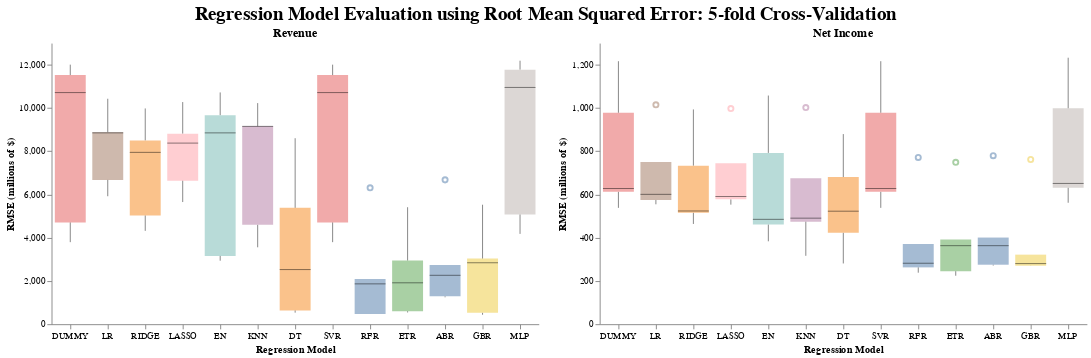

Write notebook code for a chart like this one.
### Code cell
full_chart3 = (rev_chart3 | ear_chart3 ).properties(
    title=alt.TitleParams('Regression Model Evaluation using Root Mean Squared Error: 5-fold Cross-Validation', fontSize = 20, anchor='middle'))
full_chart3.configure_view(stroke=None)

### Figure 1 — Vega-Lite specification as saved in the notebook (floating-point values rounded to 4 significant figures)
{"config": {"view": {"continuousWidth": 300, "continuousHeight": 300, "stroke": null}}, "hconcat": [{"data": {"name": "data-56d5e8bb58308f069b0d3b545d344dff"}, "mark": {"type": "boxplot", "median": {"color": "black", "strokeWidth": 3}, "opacity": 0.5, "size": 33}, "encoding": {"color": {"field": "model", "legend": null, "type": "nominal"}, "x": {"axis": {"grid": false, "labelAngle": 0}, "field": "model", "sort": ["DUMMY", "LR", "RIDGE", "LASSO", "EN", "KNN", "DT", "SVR", "RFR", "ETR", "ABR", "GBR", "MLP"], "title": "Regression Model", "type": "nominal"}, "y": {"axis": {"grid": false}, "field": "rmse", "title": "RMSE (millions of $)", "type": "quantitative"}}, "height": 300, "title": "Revenue", "width": 520}, {"data": {"name": "data-37b5cb9fa9ac54db452c58520bbfbebf"}, "mark": {"type": "boxplot", "median": {"color": "black", "strokeWidth": 3}, "opacity": 0.5, "size": 33}, "encoding": {"color": {"field": "model", "legend": null, "type": "nominal"}, "x": {"axis": {"grid": false, "labelAngle": 0}, "field": "model", "sort": ["DUMMY", "LR", "RIDGE", "LASSO", "EN", "KNN", "DT", "SVR", "RFR", "ETR", "ABR", "GBR", "MLP"], "title": "Regression Model", "type": "nominal"}, "y": {"axis": {"grid": false}, "field": "rmse", "title": "RMSE (millions of $)", "type": "quantitative"}}, "height": 300, "title": "Net Income", "width": 520}], "title": {"text": "Regression Model Evaluation using Root Mean Squared Error: 5-fold Cross-Validation", "anchor": "middle", "fontSize": 20}, "$schema": "https://vega.github.io/schema/vega-lite/v5.20.1.json", "datasets": {"data-56d5e8bb58308f069b0d3b545d344dff": [{"model": "DUMMY", "rmse": 4708.0}, {"model": "DUMMY", "rmse": 12000.0}, {"model": "DUMMY", "rmse": 10710.0}, {"model": "DUMMY", "rmse": 11520.0}, {"model": "DUMMY", "rmse": 3794.0}, {"model": "LR", "rmse": 6674.0}, {"model": "LR", "rmse": 10430.0}, {"model": "LR", "rmse": 8880.0}, {"model": "LR", "rmse": 8849.0}, {"model": "LR", "rmse": 5918.0}, {"model": "RIDGE", "rmse": 5028.0}, {"model": "RIDGE", "rmse": 9978.0}, {"model": "RIDGE", "rmse": 7948.0}, {"model": "RIDGE", "rmse": 8501.0}, {"model": "RIDGE", "rmse": 4317.0}, {"model": "LASSO", "rmse": 6640.0}, {"model": "LASSO", "rmse": 10270.0}, {"model": "LASSO", "rmse": 8376.0}, {"model": "LASSO", "rmse": 8814.0}, {"model": "LASSO", "rmse": 5650.0}, {"model": "EN", "rmse": 3159.0}, {"model": "EN", "rmse": 10720.0}, {"model": "EN", "rmse": 8848.0}, {"model": "EN", "rmse": 9667.0}, {"model": "EN", "rmse": 2936.0}, {"model": "KNN", "rmse": 3556.0}, {"model": "KNN", "rmse": 10230.0}, {"model": "KNN", "rmse": 9150.0}, {"model": "KNN", "rmse": 9155.0}, {"model": "KNN", "rmse": 4597.0}, {"model": "DT", "rmse": 637.8}, {"model": "DT", "rmse": 5381.0}, {"model": "DT", "rmse": 8601.0}, {"model": "DT", "rmse": 2525.0}, {"model": "DT", "rmse": 533.7}, {"model": "SVR", "rmse": 4708.0}, {"model": "SVR", "rmse": 12000.0}, {"model": "SVR", "rmse": 10710.0}, {"model": "SVR", "rmse": 11520.0}, {"model": "SVR", "rmse": 3794.0}, {"model": "RFR", "rmse": 475.1}, {"model": "RFR", "rmse": 6309.0}, {"model": "RFR", "rmse": 2085.0}, {"model": "RFR", "rmse": 1865.0}, {"model": "RFR", "rmse": 474.5}, {"model": "ETR", "rmse": 600.6}, {"model": "ETR", "rmse": 5410.0}, {"model": "ETR", "rmse": 2945.0}, {"model": "ETR", "rmse": 1914.0}, {"model": "ETR", "rmse": 542.3}, {"model": "ABR", "rmse": 1244.0}, {"model": "ABR", "rmse": 6675.0}, {"model": "ABR", "rmse": 2263.0}, {"model": "ABR", "rmse": 2739.0}, {"model": "ABR", "rmse": 1289.0}, {"model": "GBR", "rmse": 436.6}, {"model": "GBR", "rmse": 5526.0}, {"model": "GBR", "rmse": 3034.0}, {"model": "GBR", "rmse": 2841.0}, {"model": "GBR", "rmse": 527.0}, {"model": "MLP", "rmse": 5076.0}, {"model": "MLP", "rmse": 12190.0}, {"model": "MLP", "rmse": 10950.0}, {"model": "MLP", "rmse": 11770.0}, {"model": "MLP", "rmse": 4177.0}], "data-37b5cb9fa9ac54db452c58520bbfbebf": [{"model": "DUMMY", "rmse": 538.0}, {"model": "DUMMY", "rmse": 612.1}, {"model": "DUMMY", "rmse": 1216.0}, {"model": "DUMMY", "rmse": 977.9}, {"model": "DUMMY", "rmse": 627.4}, {"model": "LR", "rmse": 554.4}, {"model": "LR", "rmse": 574.6}, {"model": "LR", "rmse": 1015.0}, {"model": "LR", "rmse": 750.0}, {"model": "LR", "rmse": 600.6}, {"model": "RIDGE", "rmse": 463.6}, {"model": "RIDGE", "rmse": 515.3}, {"model": "RIDGE", "rmse": 993.2}, {"model": "RIDGE", "rmse": 733.3}, {"model": "RIDGE", "rmse": 523.6}, {"model": "LASSO", "rmse": 552.9}, {"model": "LASSO", "rmse": 577.4}, {"model": "LASSO", "rmse": 997.4}, {"model": "LASSO", "rmse": 744.3}, {"model": "LASSO", "rmse": 590.3}, {"model": "EN", "rmse": 383.4}, {"model": "EN", "rmse": 485.1}, {"model": "EN", "rmse": 1058.0}, {"model": "EN", "rmse": 792.2}, {"model": "EN", "rmse": 460.8}, {"model": "KNN", "rmse": 316.3}, {"model": "KNN", "rmse": 474.4}, {"model": "KNN", "rmse": 1002.0}, {"model": "KNN", "rmse": 674.7}, {"model": "KNN", "rmse": 490.5}, {"model": "DT", "rmse": 680.4}, {"model": "DT", "rmse": 280.9}, {"model": "DT", "rmse": 879.2}, {"model": "DT", "rmse": 522.7}, {"model": "DT", "rmse": 422.7}, {"model": "SVR", "rmse": 538.0}, {"model": "SVR", "rmse": 612.1}, {"model": "SVR", "rmse": 1216.0}, {"model": "SVR", "rmse": 977.9}, {"model": "SVR", "rmse": 627.4}, {"model": "RFR", "rmse": 282.0}, {"model": "RFR", "rmse": 238.2}, {"model": "RFR", "rmse": 771.5}, {"model": "RFR", "rmse": 371.0}, {"model": "RFR", "rmse": 262.8}, {"model": "ETR", "rmse": 224.2}, {"model": "ETR", "rmse": 245.1}, {"model": "ETR", "rmse": 748.9}, {"model": "ETR", "rmse": 391.6}, {"model": "ETR", "rmse": 363.1}, {"model": "ABR", "rmse": 275.1}, {"model": "ABR", "rmse": 271.2}, {"model": "ABR", "rmse": 779.4}, {"model": "ABR", "rmse": 400.7}, {"model": "ABR", "rmse": 363.1}, {"model": "GBR", "rmse": 280.2}, {"model": "GBR", "rmse": 269.8}, {"model": "GBR", "rmse": 761.7}, {"model": "GBR", "rmse": 321.7}, {"model": "GBR", "rmse": 270.4}, {"model": "MLP", "rmse": 561.6}, {"model": "MLP", "rmse": 631.2}, {"model": "MLP", "rmse": 1232.0}, {"model": "MLP", "rmse": 998.4}, {"model": "MLP", "rmse": 651.1}]}}
